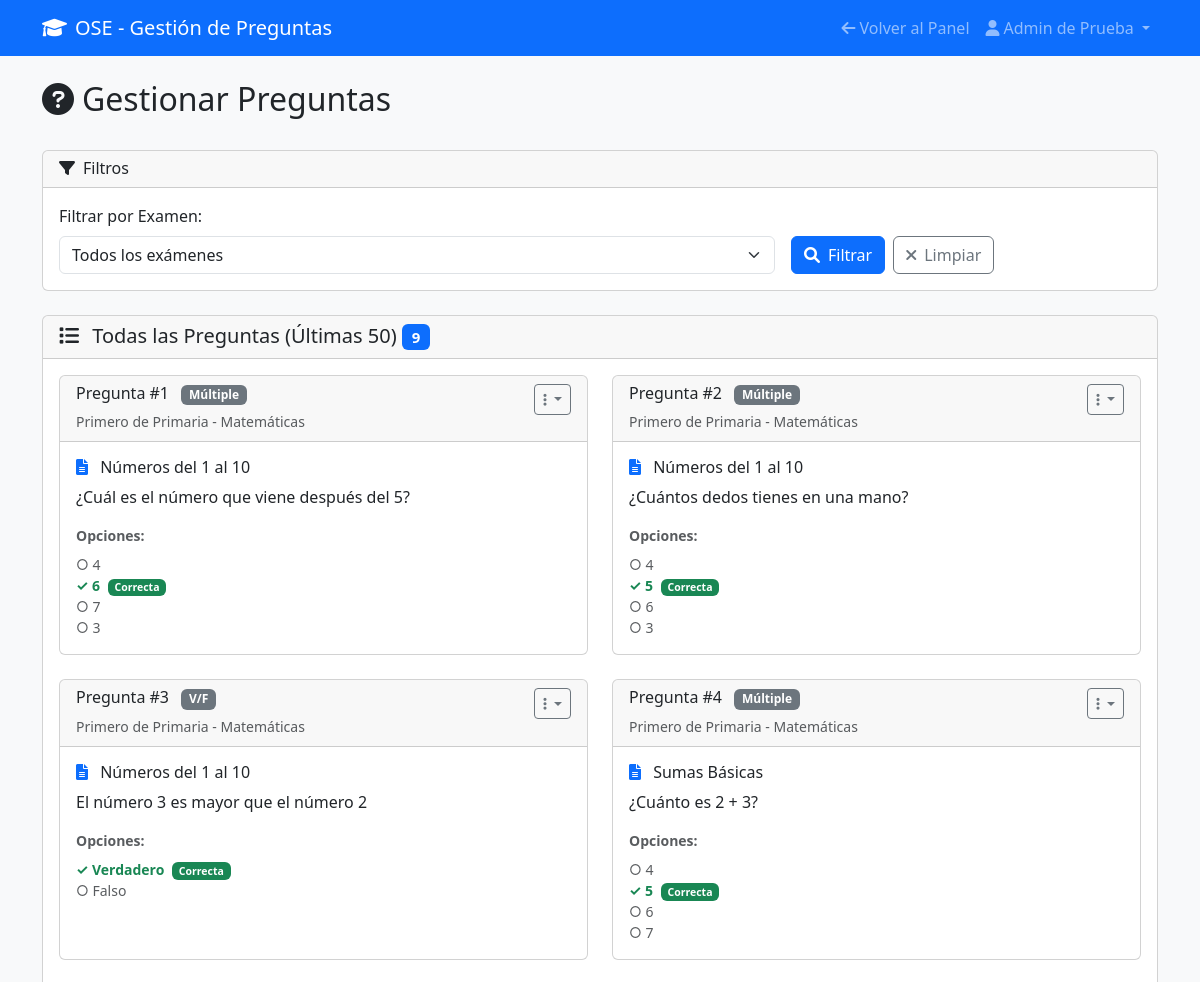
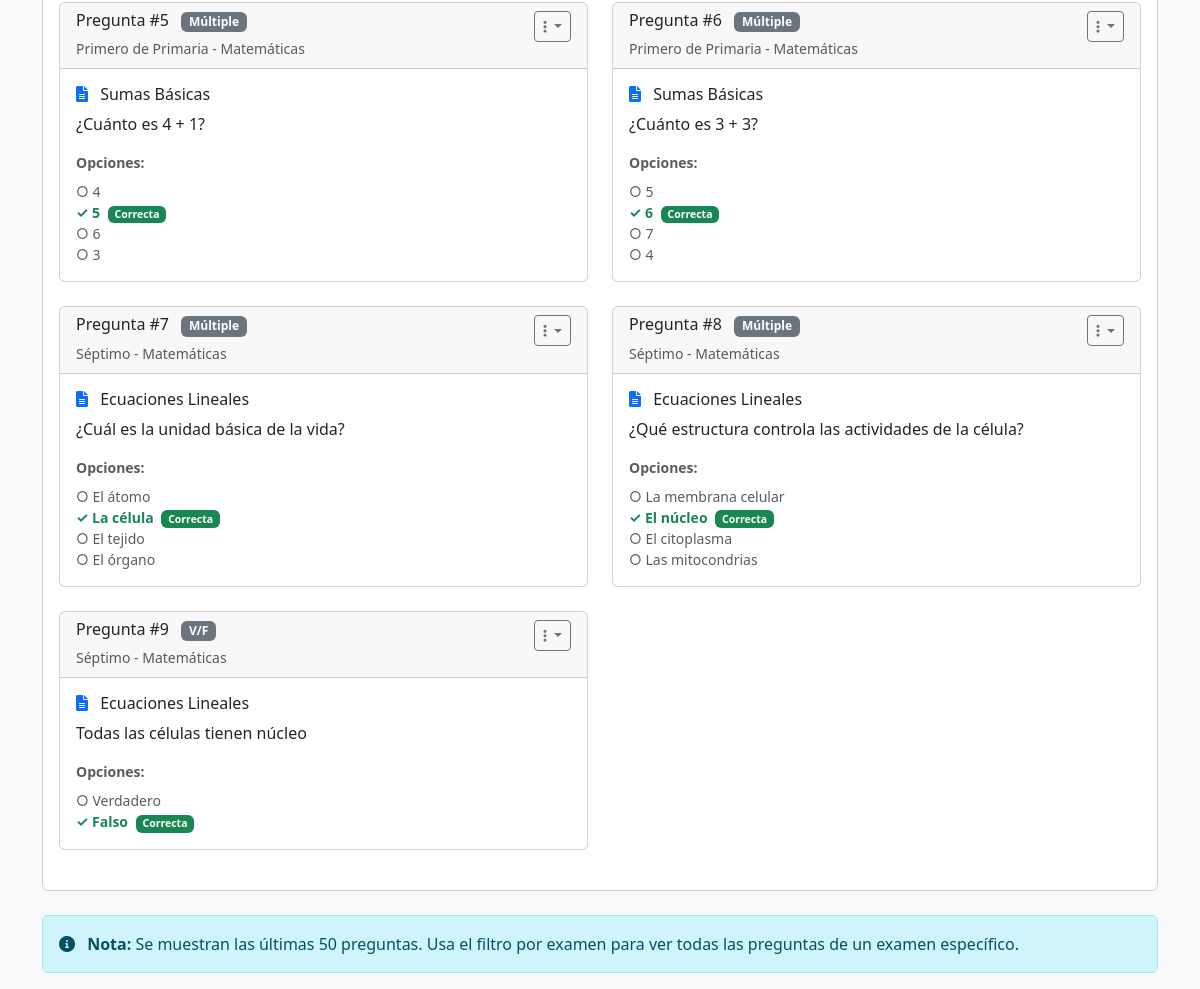
Page /pages/manage_questions.php (signed in) on the committed database (2 pictures, top to bottom).
### tables this page shows
CREATE TABLE IF NOT EXISTS preguntas (
    id INT AUTO_INCREMENT PRIMARY KEY,
    examen_id INT NOT NULL,
    texto_pregunta TEXT NOT NULL,
    tipo_pregunta ENUM('multiple_choice', 'true_false', 'short_answer') DEFAULT 'multiple_choice',
    FOREIGN KEY (examen_id) REFERENCES examenes(id) ON DELETE CASCADE
);

CREATE TABLE IF NOT EXISTS grados (
    id INT AUTO_INCREMENT PRIMARY KEY,
    nombre_grado VARCHAR(50) NOT NULL UNIQUE
);

CREATE TABLE IF NOT EXISTS materias (
    id INT AUTO_INCREMENT PRIMARY KEY,
    nombre_materia VARCHAR(100) NOT NULL,
    grado_id INT NOT NULL,
    FOREIGN KEY (grado_id) REFERENCES grados(id) ON DELETE CASCADE
);

CREATE TABLE IF NOT EXISTS examenes (
    id INT AUTO_INCREMENT PRIMARY KEY,
    titulo VARCHAR(200) NOT NULL,
    materia_id INT NOT NULL,
    descripcion TEXT,
    fecha_creacion TIMESTAMP DEFAULT CURRENT_TIMESTAMP,
    FOREIGN KEY (materia_id) REFERENCES materias(id) ON DELETE CASCADE
);

CREATE TABLE IF NOT EXISTS respuestas (
    id INT AUTO_INCREMENT PRIMARY KEY,
    pregunta_id INT NOT NULL,
    texto_respuesta TEXT NOT NULL,
    es_correcta BOOLEAN DEFAULT FALSE,
    FOREIGN KEY (pregunta_id) REFERENCES preguntas(id) ON DELETE CASCADE
);

### pages/manage_questions.php (the view, shortened to what this page needs)
<?php
require_once '../includes/config.php';
$nombre_usuario = $_SESSION['nombre'];
$exam_filter = $_GET['exam_id'] ?? '';
$preguntas = [];
if ($exam_filter) {
    try {
        $stmt = $pdo->prepare("
            SELECT p.*, e.titulo as examen_titulo, m.nombre_materia, g.nombre_grado
            FROM preguntas p
            JOIN examenes e ON p.examen_id = e.id
            JOIN materias m ON e.materia_id = m.id
            JOIN grados g ON m.grado_id = g.id
            WHERE p.examen_id = ?
            ORDER BY p.id
        ");
        $stmt->execute([$exam_filter]);
        $preguntas = $stmt->fetchAll();
    } catch(PDOException $e) {
        $error = "Error al obtener preguntas: " . $e->getMessage();
    }
} else {
    try {
        $stmt = $pdo->query("
            SELECT p.*, e.titulo as examen_titulo, m.nombre_materia, g.nombre_grado
            FROM preguntas p
            JOIN examenes e ON p.examen_id = e.id
            JOIN materias m ON e.materia_id = m.id
            JOIN grados g ON m.grado_id = g.id
            ORDER BY g.id, m.nombre_materia, e.titulo, p.id
            LIMIT 50
        ");
        $preguntas = $stmt->fetchAll();
    } catch(PDOException $e) {
        $error = "Error al obtener preguntas: " . $e->getMessage();
    }
}
?>
<!DOCTYPE html>
<html lang="es">
<head>
    <link href="https://cdn.jsdelivr.net/npm/bootstrap@5.3.0/dist/css/bootstrap.min.css" rel="stylesheet">
    <link rel="stylesheet" href="https://cdnjs.cloudflare.com/ajax/libs/font-awesome/6.0.0/css/all.min.css">
</head>
<body class="bg-light">
    <nav class="navbar navbar-expand-lg navbar-dark bg-primary">
        <div class="container">
            <a class="navbar-brand" href="../index.php">
                <i class="fas fa-graduation-cap me-2"></i>OSE - Gestión de Preguntas
            </a>
            <div class="collapse navbar-collapse" id="navbarNav">
                <ul class="navbar-nav ms-auto">
                    <li class="nav-item">
                        <a class="nav-link" href="admin_panel.php">
                            <i class="fas fa-arrow-left me-1"></i>Volver al Panel
                        </a>
                    </li>
                    <li class="nav-item dropdown">
                        <a class="nav-link dropdown-toggle" href="#" role="button" data-bs-toggle="dropdown">
                            <i class="fas fa-user me-1"></i><?php echo htmlspecialchars($nombre_usuario); ?>
                        </a>
                    </li>
                </ul>
            </div>
        </div>
    </nav>
    <div class="container mt-4">
        <div class="d-flex justify-content-between align-items-center mb-4">
            <h2><i class="fas fa-question-circle me-2"></i>Gestionar Preguntas</h2>
        </div>
        <div class="card mb-4">
            <div class="card-header">
                <h6 class="mb-0"><i class="fas fa-filter me-2"></i>Filtros</h6>
            </div>
            <div class="card-body">
                <form method="GET" class="row g-3">
                    <div class="col-md-8">
                        <label for="exam_id" class="form-label">Filtrar por Examen:</label>
                        <select class="form-select" id="exam_id" name="exam_id">
                            <option value="">Todos los exámenes</option>
                        </select>
                    </div>
                    <div class="col-md-4 d-flex align-items-end">
                        <button type="submit" class="btn btn-primary me-2">
                            <i class="fas fa-search me-2"></i>Filtrar
                        </button>
                        <a href="manage_questions.php" class="btn btn-outline-secondary">
                            <i class="fas fa-times me-2"></i>Limpiar
                        </a>
                    </div>
                </form>
            </div>
        </div>
        <div class="card">
            <div class="card-header">
                <div class="d-flex justify-content-between align-items-center">
                    <h5 class="mb-0">
                        <i class="fas fa-list me-2"></i>
                        <?php if ($exam_filter): ?>
                            Preguntas del Examen Seleccionado
                        <?php else: ?>
                            Todas las Preguntas (Últimas 50)
                        <?php endif ?>
                        <span class="badge bg-primary"><?php echo count($preguntas); ?></span>
                    </h5>
                </div>
            </div>
            <div class="card-body">
                <?php if (empty($preguntas)): ?>
                    <div class="text-center py-4">
                        <i class="fas fa-question-circle fa-3x text-muted mb-3"></i>
                        <h5 class="text-muted">
                            <?php if ($exam_filter): ?>
                                No hay preguntas en este examen
                            <?php else: ?>
                                No hay preguntas disponibles
                            <?php endif; ?>
                        </h5>
                        <p class="text-muted">
                            <?php if ($exam_filter): ?>
                                Agrega preguntas para que los estudiantes puedan tomar el examen
                            <?php else: ?>
                                Primero debes crear exámenes y luego agregar preguntas
                            <?php endif; ?>
                        </p>
                        <?php if ($exam_filter): ?>
                            <a href="add_questions.php?exam_id=<?php echo $exam_filter; ?>" class="btn btn-primary">
                                <i class="fas fa-plus me-2"></i>Agregar Primera Pregunta
                            </a>
                        <?php else: ?>
                            <a href="create_exam.php" class="btn btn-primary">
                                <i class="fas fa-plus me-2"></i>Crear Primer Examen
                            </a>
                        <?php endif; ?>
                    </div>
                <?php else: ?>
                    <div class="row">
                        <?php foreach ($preguntas as $index => $pregunta): ?>
                            <div class="col-md-6 mb-4">
                                <div class="card h-100">
                                    <div class="card-header">
                                        <div class="d-flex justify-content-between align-items-start">
                                            <div>
                                                <h6 class="mb-1">
                                                    Pregunta #<?php echo $pregunta['id']; ?>
                                                    <span class="badge bg-secondary ms-2">
                                                        <?php echo $pregunta['tipo_pregunta'] === 'multiple_choice' ? 'Múltiple' : 'V/F'; ?>
                                                    </span>
                                                </h6>
                                                <small class="text-muted">
                                                    <?php echo htmlspecialchars($pregunta['nombre_grado']); ?> -
                                                    <?php echo htmlspecialchars($pregunta['nombre_materia']); ?>
                                                </small>
                                            </div>
                                            <div class="dropdown">
                                                <button class="btn btn-sm btn-outline-secondary dropdown-toggle"
                                                        type="button" data-bs-toggle="dropdown">
                                                    <i class="fas fa-ellipsis-v"></i>
                                                </button>
                                            </div>
                                        </div>
                                    </div>
                                    <div class="card-body">
                                        <h6 class="card-title">
                                            <i class="fas fa-file-alt me-2 text-primary"></i>
                                            <?php echo htmlspecialchars($pregunta['examen_titulo']); ?>
                                        </h6>
                                        <p class="card-text">
                                            <?php echo htmlspecialchars($pregunta['texto_pregunta']); ?>
                                        </p>
                                        <?php
                                        $stmt = $pdo->prepare("SELECT * FROM respuestas WHERE pregunta_id = ? ORDER BY id");
                                        $stmt->execute([$pregunta['id']]);
                                        $respuestas_pregunta = $stmt->fetchAll();
                                        ?>
                                        <div class="mt-3">
                                            <small class="text-muted d-block mb-2"><strong>Opciones:</strong></small>
                                            <?php foreach ($respuestas_pregunta as $resp): ?>
                                                <small class="d-block <?php echo $resp['es_correcta'] ? 'text-success fw-bold' : 'text-muted'; ?>">
                                                    <?php echo $resp['es_correcta'] ? '✓' : '○'; ?>
                                                    <?php echo htmlspecialchars($resp['texto_respuesta']); ?>
                                                    <?php if ($resp['es_correcta']): ?>
                                                        <span class="badge bg-success ms-1">Correcta</span>
                                                    <?php endif; ?>
                                                </small>
                                            <?php endforeach; ?>
                                        </div>
                                    </div>
                                </div>
                            </div>
                        <?php endforeach; ?>
                    </div>
                <?php endif; ?>
            </div>
        </div>
        <?php if (!empty($preguntas) && !$exam_filter): ?>
            <div class="alert alert-info mt-4">
                <i class="fas fa-info-circle me-2"></i>
                <strong>Nota:</strong> Se muestran las últimas 50 preguntas.
                Usa el filtro por examen para ver todas las preguntas de un examen específico.
            </div>
        <?php endif; ?>
    </div>
</body>
</html>

### rows in the picture
preguntas: id "1", tipo_pregunta "Múltiple", grados.nombre_grado "Primero de Primaria", materias.nombre_materia "Matemáticas", examen.titulo "Números del 1 al 10", texto_pregunta "¿Cuál es el número que viene después del 5?"
respuestas: texto_respuesta "4"
respuestas: texto_respuesta "6", es_correcta "Correcta"
respuestas: texto_respuesta "7"
respuestas: texto_respuesta "3"
preguntas: id "2", tipo_pregunta "Múltiple", grados.nombre_grado "Primero de Primaria", materias.nombre_materia "Matemáticas", examen.titulo "Números del 1 al 10", texto_pregunta "¿Cuántos dedos tienes en una mano?"
respuestas: texto_respuesta "4"
respuestas: texto_respuesta "5", es_correcta "Correcta"
respuestas: texto_respuesta "6"
respuestas: texto_respuesta "3"
preguntas: id "3", tipo_pregunta "V/F", grados.nombre_grado "Primero de Primaria", materias.nombre_materia "Matemáticas", examen.titulo "Números del 1 al 10", texto_pregunta "El número 3 es mayor que el número 2"
respuestas: texto_respuesta "Verdadero", es_correcta "Correcta"
respuestas: texto_respuesta "Falso"
preguntas: id "4", tipo_pregunta "Múltiple", grados.nombre_grado "Primero de Primaria", materias.nombre_materia "Matemáticas", examen.titulo "Sumas Básicas", texto_pregunta "¿Cuánto es 2 + 3?"
respuestas: texto_respuesta "4"
respuestas: texto_respuesta "5", es_correcta "Correcta"
respuestas: texto_respuesta "6"
respuestas: texto_respuesta "7"
preguntas: id "5", tipo_pregunta "Múltiple", grados.nombre_grado "Primero de Primaria", materias.nombre_materia "Matemáticas", examen.titulo "Sumas Básicas", texto_pregunta "¿Cuánto es 4 + 1?"
respuestas: texto_respuesta "4"
respuestas: texto_respuesta "5", es_correcta "Correcta"
respuestas: texto_respuesta "6"
respuestas: texto_respuesta "3"
preguntas: id "6", tipo_pregunta "Múltiple", grados.nombre_grado "Primero de Primaria", materias.nombre_materia "Matemáticas", examen.titulo "Sumas Básicas", texto_pregunta "¿Cuánto es 3 + 3?"
respuestas: texto_respuesta "5"
respuestas: texto_respuesta "6", es_correcta "Correcta"
respuestas: texto_respuesta "7"
respuestas: texto_respuesta "4"
preguntas: id "7", tipo_pregunta "Múltiple", grados.nombre_grado "Séptimo", materias.nombre_materia "Matemáticas", examen.titulo "Ecuaciones Lineales", texto_pregunta "¿Cuál es la unidad básica de la vida?"
respuestas: texto_respuesta "El átomo"
respuestas: texto_respuesta "La célula", es_correcta "Correcta"
respuestas: texto_respuesta "El tejido"
respuestas: texto_respuesta "El órgano"
preguntas: id "8", tipo_pregunta "Múltiple", grados.nombre_grado "Séptimo", materias.nombre_materia "Matemáticas", examen.titulo "Ecuaciones Lineales", texto_pregunta "¿Qué estructura controla las actividades de la célula?"
respuestas: texto_respuesta "La membrana celular"
respuestas: texto_respuesta "El núcleo", es_correcta "Correcta"
respuestas: texto_respuesta "El citoplasma"
respuestas: texto_respuesta "Las mitocondrias"
preguntas: id "9", tipo_pregunta "V/F", grados.nombre_grado "Séptimo", materias.nombre_materia "Matemáticas", examen.titulo "Ecuaciones Lineales", texto_pregunta "Todas las células tienen núcleo"
respuestas: texto_respuesta "Verdadero"
respuestas: texto_respuesta "Falso", es_correcta "Correcta"

### other values in the picture
$nombre_usuario "Admin de Prueba"
count($preguntas) "9"
